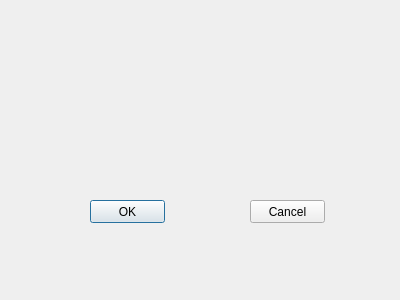
<?xml version="1.0" encoding="UTF-8"?>
<ui version="4.0">
 <class>DemoDialog</class>
 <widget class="QDialog" name="DemoDialog">
  <property name="geometry">
   <rect>
    <x>0</x>
    <y>0</y>
    <width>400</width>
    <height>300</height>
   </rect>
  </property>
  <property name="windowTitle">
   <string>Dialog</string>
  </property>
  <widget class="QPushButton" name="okButton">
   <property name="geometry">
    <rect>
     <x>90</x>
     <y>200</y>
     <width>75</width>
     <height>23</height>
    </rect>
   </property>
   <property name="text">
    <string>OK</string>
   </property>
  </widget>
  <widget class="QPushButton" name="cancelButton">
   <property name="geometry">
    <rect>
     <x>250</x>
     <y>200</y>
     <width>75</width>
     <height>23</height>
    </rect>
   </property>
   <property name="text">
    <string>Cancel</string>
   </property>
  </widget>
 </widget>
 <resources/>
 <connections>
  <connection>
   <sender>okButton</sender>
   <signal>clicked()</signal>
   <receiver>DemoDialog</receiver>
   <slot>accept()</slot>
   <hints>
    <hint type="sourcelabel">
     <x>351</x>
     <y>38</y>
    </hint>
    <hint type="destinationlabel">
     <x>233</x>
     <y>29</y>
    </hint>
   </hints>
  </connection>
  <connection>
   <sender>cancelButton</sender>
   <signal>clicked()</signal>
   <receiver>DemoDialog</receiver>
   <slot>reject()</slot>
   <hints>
    <hint type="sourcelabel">
     <x>330</x>
     <y>66</y>
    </hint>
    <hint type="destinationlabel">
     <x>197</x>
     <y>125</y>
    </hint>
   </hints>
  </connection>
 </connections>
</ui>
